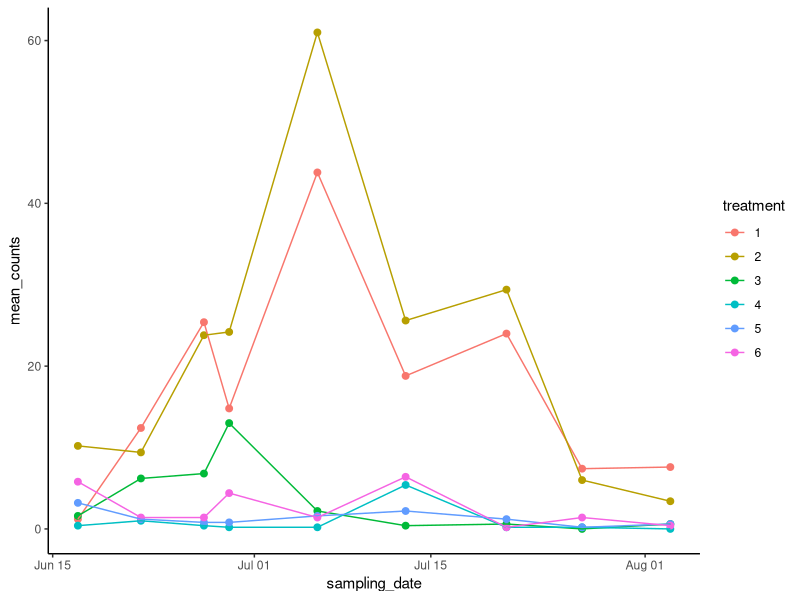
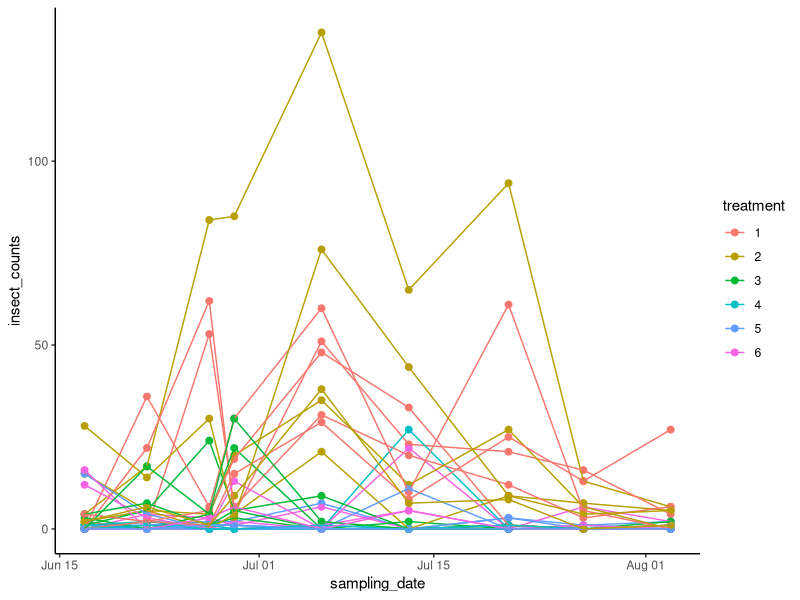
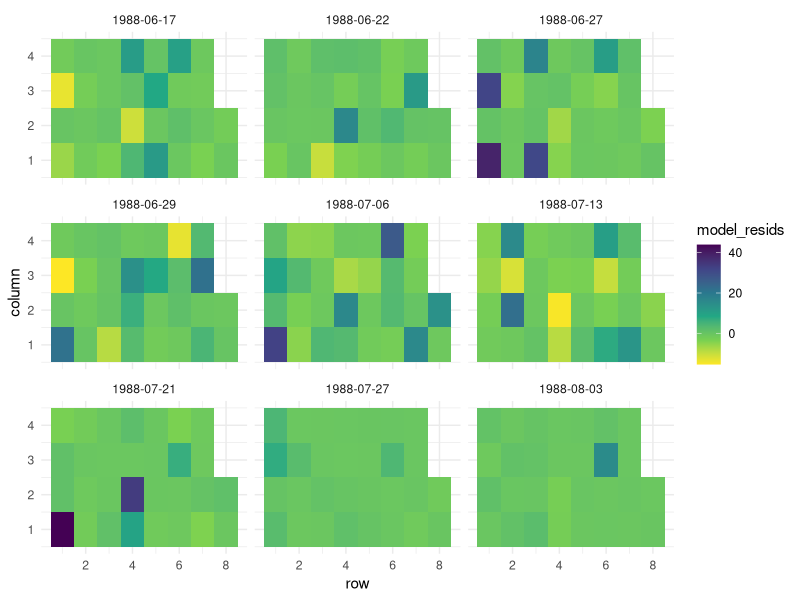

Write R code to recreate these figures, in order. (Note: this script raises an error after producing the figures.)
## ---- chunk 1
insect_exp <- read.csv("data/insect_count_data_glmm.csv")
## ---- chunk 2
head(insect_exp)
## ---- chunk 3
library(dplyr)

insect_exp <- insect_exp %>% 
  mutate(block = as.factor(block), 
         treatment = as.character(treatment), 
         sampling_date = as.Date(sampling_date, format = "%m/%d/%y")) %>% 
  mutate(Date = as.factor(sampling_date))
## ---- chunk 4
library(ggplot2) 

insect_exp %>% group_by(sampling_date, treatment) %>% 
  summarise(mean_counts = mean(insect_counts)) %>% 
  ggplot(., aes(x = sampling_date, y = mean_counts, color = treatment)) +
    geom_point(size = 2) +
    geom_line() +
    theme_classic()

ggplot(insect_exp, aes(x = sampling_date, y = insect_counts, color = treatment, group = plot)) +
  geom_point(size = 2) +
  geom_line() +
  theme_classic()
## ---- chunk 5
library(glmmTMB)

m1 = glmmTMB(
  insect_counts ~ treatment + Date + ar1(Date + 0|plot) + (1|block),
  ziformula = ~ treatment,
  data = insect_exp, na.action = na.exclude, 
  family = nbinom2)
## ---- chunk 6
m2 <- update(m1, family = poisson)
m3 <- update(m1, family = nbinom1)
## ---- chunk 7
diagnose(m2)
diagnose(m3)
## ---- chunk 8
m1
## ---- chunk 9
insect_exp$model_resids <- residuals(m1)

ggplot(insect_exp, aes(x = row, y = column, fill = model_resids)) +
  geom_tile() + 
  facet_wrap(facets = vars(Date), nrow = 3, ncol = 3) + 
  scale_fill_viridis_c(direction = -1) + 
  theme_minimal()
## ---- chunk 10
simulated_resids <- simulateResiduals(m1_c)
testDispersion(simulated_resids)
plot(simulated_resids)
## ---- chunk 11
car::Anova(m1)
